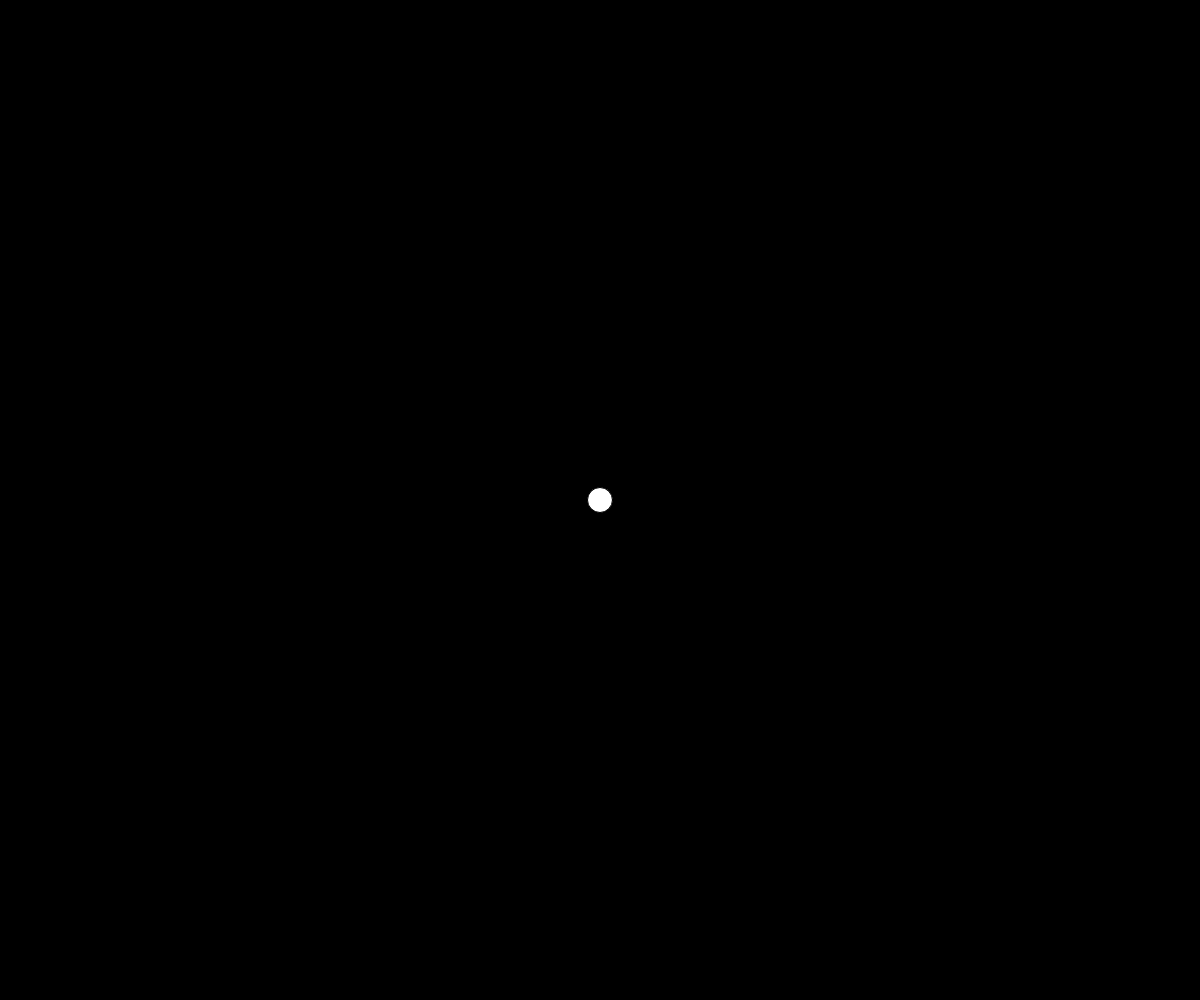
Frame 1 (no input)
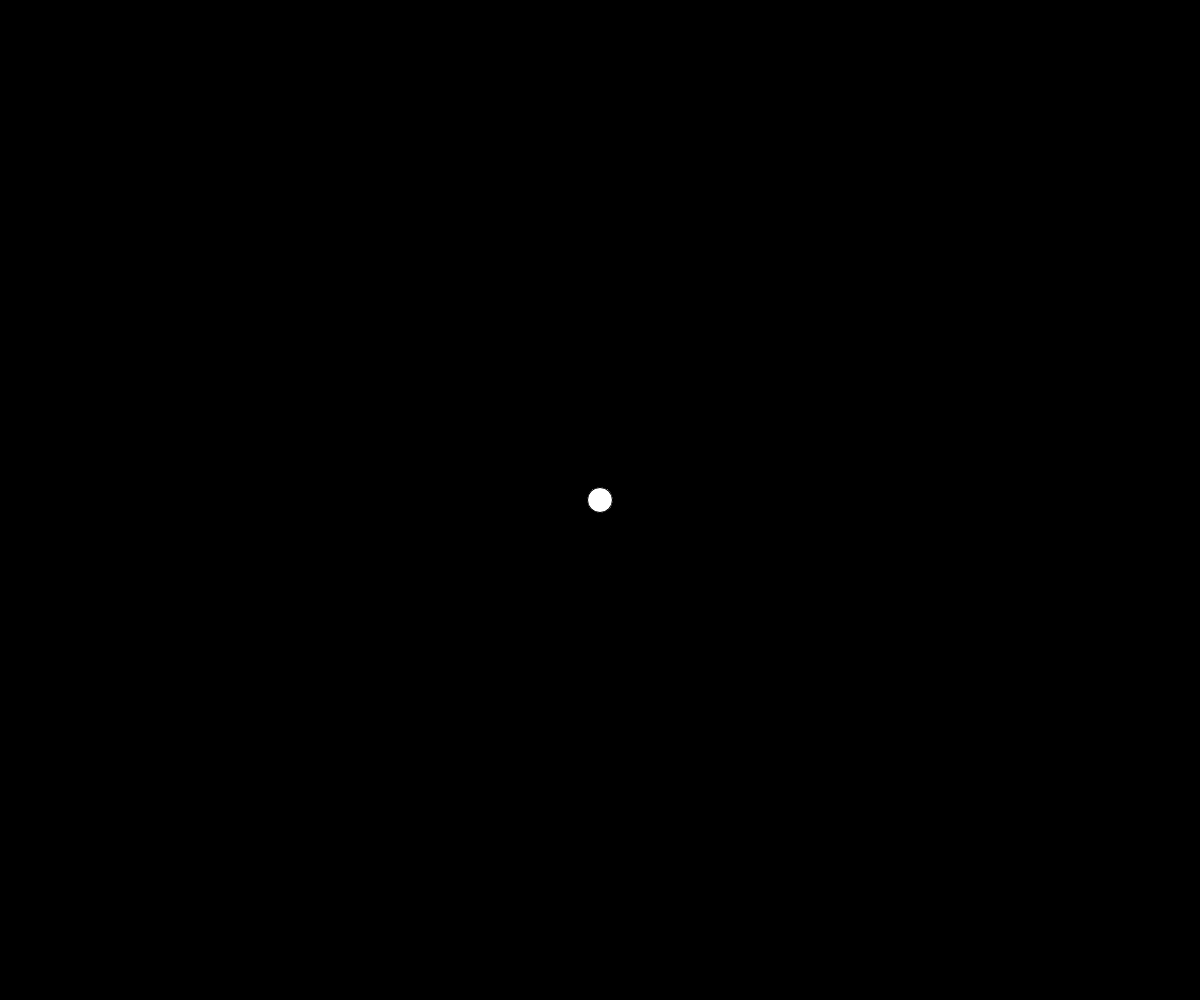
Frame 60 (no input)
Frame 120 (the mouse pressed at the canvas centre since frame 60): identical to frame 60, image omitted

The p5.js sketch that drew these frames (run headless with seeded random() and noise() and a simulated clock; from frame 60 on, the mouse is pressed at the canvas centre):

// p5.js sketch
// ── sketch.js
function preload(){
  // put preload code here
}

function setup() {
  createCanvas(windowWidth, windowHeight);
  angleMode(DEGREES);

  background(0);
}

function draw() {
ellipse(width / 2, height / 2, 25);
}
